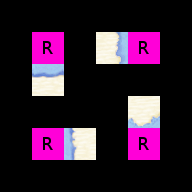

Tiled map render using the project's own tile images. Description and the map definition, with tile-layer contents summarised, below:
An orthogonal 6x6 tile map with 32x32 px tiles, 5 tile layers (Regions, Input_set, Input_set, Input_set, ...), 4 tilesets.

<map version="1.0" orientation="orthogonal" width="6" height="6" tilewidth="32" tileheight="32">
 <tileset firstgid="1" name="collision" tilewidth="32" tileheight="32">
  <image source="../../graphics/tiles/collision.png" width="64" height="32" />
 </tileset>
 <tileset firstgid="3" name="set_icecave" tilewidth="32" tileheight="32">
  <image source="../../graphics/tiles/set_icecave.png" width="128" height="128" />
 </tileset>
 <tileset firstgid="19" name="set_rules" tilewidth="32" tileheight="32">
  <image source="../../graphics/tiles/set_rules.png" width="64" height="64" />
 </tileset>
 <tileset firstgid="23" name="icecave" tilewidth="32" tileheight="32">
  <image source="../../graphics/tiles/icecave.png" width="512" height="256" />
 </tileset>
 <layer name="Regions" width="6" height="6">
  <data>[36 cells, 8 non-empty, 1 distinct tile ids]</data>
 </layer>
 <layer name="Input_set" width="6" height="6">
  <data>[36 cells, 4 non-empty, 1 distinct tile ids]</data>
 </layer>
 <layer name="Input_set" width="6" height="6">
  <data>[36 cells, 4 non-empty, 1 distinct tile ids]</data>
 </layer>
 <layer name="Input_set" width="6" height="6">
  <data>[36 cells, 4 non-empty, 1 distinct tile ids]</data>
 </layer>
 <layer name="Output_Ground" width="6" height="6">
  <data>[36 cells, 4 non-empty, 4 distinct tile ids]</data>
 </layer>
</map>
